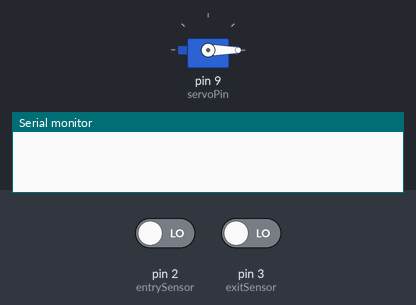
The sketch below on a simulated Arduino Uno, built with avr-gcc and run on an emulated ATmega328P. Shown: servo, the last lines printed to the serial monitor. The inputs (shaded band) are chosen by the test bench; at power-on: pin 2 (entrySensor) LOW, pin 3 (exitSensor) LOW.

Above: at 1.2 s.
1.3 s: pin 2 (entrySensor) driven HIGH
At 2.1 s:
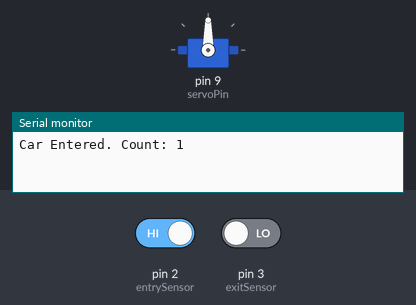
4.3 s: pin 3 (exitSensor) driven HIGH
7.3 s: pin 2 (entrySensor) driven LOW
At 8.7 s:
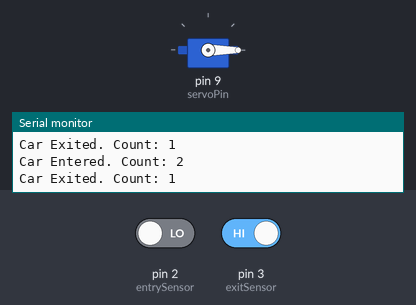
Timing chart, 0 to 10.3 s (numbered marks = the images above; inputs shaded):
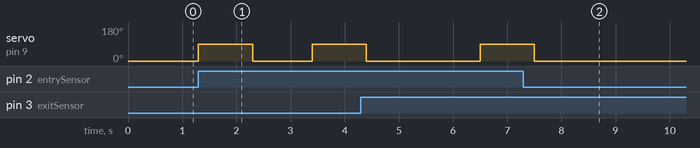

The sketch:

gatecontrol.ino
```cpp
#include <Servo.h>

const int entrySensor = 2;    // Pin for entry sensor
const int exitSensor = 3;     // Pin for exit sensor
const int servoPin = 9;       // Pin for servo motor

Servo gateServo;  // Servo object
int carCount = 0;  // Initialize car count

int maxCapacity = 5;  // Set maximum parking capacity

void setup() {
  pinMode(entrySensor, INPUT);   // Set entry sensor pin as input
  pinMode(exitSensor, INPUT);    // Set exit sensor pin as input
  gateServo.attach(servoPin);    // Attach servo to pin

  Serial.begin(9600);            // Start serial communication
  gateServo.write(0);            // Initial position (gate closed)
}

void loop() {
  // Check if a car enters (entry sensor triggered)
  if (digitalRead(entrySensor) == HIGH && carCount < maxCapacity) {
    carCount++;
    Serial.print("Car Entered. Count: ");
    Serial.println(carCount);
    gateServo.write(90); // Open gate
    delay(1000);          // Wait for a second to let the car pass
    gateServo.write(0);   // Close gate
    delay(1000);
  }

  // Check if a car exits (exit sensor triggered)
  if (digitalRead(exitSensor) == HIGH && carCount > 0) {
    carCount--;
    Serial.print("Car Exited. Count: ");
    Serial.println(carCount);
    delay(1000);  // Wait for the car to pass through
  }

  // If the parking lot is full, don't let more cars enter
  if (carCount >= maxCapacity) {
    Serial.println("Parking Full! No more cars allowed to enter.");
  }

  delay(100);  // Small delay to prevent sensor bounce
}
```

Measured:
- after the input at 1.3 s, servo on pin 9 (servoPin): 0° → 90° at once, → 0° 1.0 s later, → 90° 1.1 s later
- after the input at 7.3 s, servo on pin 9 (servoPin): goes on until 7.5 s, then stays 0°
